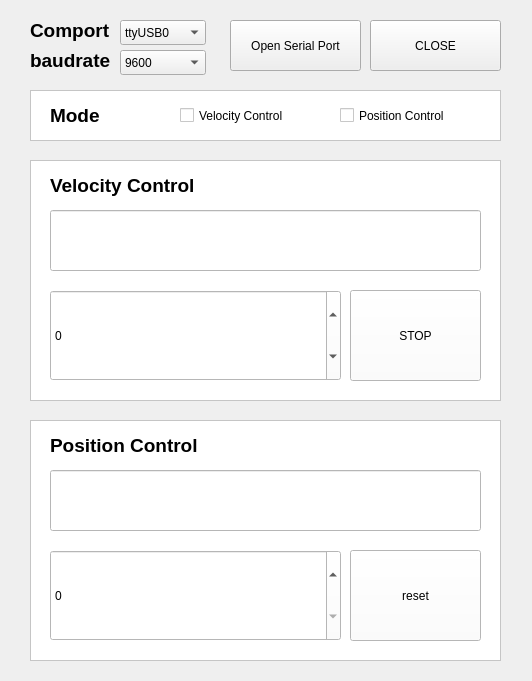
<?xml version="1.0" encoding="UTF-8"?>
<ui version="4.0">
 <class>MainWindow</class>
 <widget class="QMainWindow" name="MainWindow">
  <property name="geometry">
   <rect>
    <x>0</x>
    <y>0</y>
    <width>532</width>
    <height>681</height>
   </rect>
  </property>
  <property name="windowTitle">
   <string>MainWindow</string>
  </property>
  <widget class="QWidget" name="centralwidget">
   <widget class="QPushButton" name="STOP_BUTTON">
    <property name="geometry">
     <rect>
      <x>370</x>
      <y>20</y>
      <width>131</width>
      <height>51</height>
     </rect>
    </property>
    <property name="text">
     <string>CLOSE</string>
    </property>
   </widget>
   <widget class="QLabel" name="Port_label">
    <property name="geometry">
     <rect>
      <x>30</x>
      <y>20</y>
      <width>81</width>
      <height>21</height>
     </rect>
    </property>
    <property name="font">
     <font>
      <pointsize>14</pointsize>
      <weight>75</weight>
      <bold>true</bold>
     </font>
    </property>
    <property name="text">
     <string>Comport</string>
    </property>
   </widget>
   <widget class="QPushButton" name="OPEN_BUTTON">
    <property name="geometry">
     <rect>
      <x>230</x>
      <y>20</y>
      <width>131</width>
      <height>51</height>
     </rect>
    </property>
    <property name="text">
     <string>Open Serial Port</string>
    </property>
   </widget>
   <widget class="QComboBox" name="PORT_COMBOBOX">
    <property name="geometry">
     <rect>
      <x>120</x>
      <y>20</y>
      <width>86</width>
      <height>25</height>
     </rect>
    </property>
    <item>
     <property name="text">
      <string>ttyUSB0</string>
     </property>
    </item>
    <item>
     <property name="text">
      <string>ttyUSB1</string>
     </property>
    </item>
   </widget>
   <widget class="QLabel" name="Baud_lable">
    <property name="geometry">
     <rect>
      <x>30</x>
      <y>50</y>
      <width>91</width>
      <height>21</height>
     </rect>
    </property>
    <property name="font">
     <font>
      <pointsize>14</pointsize>
      <weight>75</weight>
      <bold>true</bold>
     </font>
    </property>
    <property name="text">
     <string>baudrate</string>
    </property>
   </widget>
   <widget class="QComboBox" name="BAUD_COMBOBOX">
    <property name="geometry">
     <rect>
      <x>120</x>
      <y>50</y>
      <width>86</width>
      <height>25</height>
     </rect>
    </property>
    <item>
     <property name="text">
      <string>9600</string>
     </property>
    </item>
    <item>
     <property name="text">
      <string>115200</string>
     </property>
    </item>
   </widget>
   <widget class="QFrame" name="Mode_frame">
    <property name="geometry">
     <rect>
      <x>30</x>
      <y>90</y>
      <width>471</width>
      <height>51</height>
     </rect>
    </property>
    <property name="styleSheet">
     <string notr="true">background-color: rgb(255,255,255);</string>
    </property>
    <property name="frameShape">
     <enum>QFrame::StyledPanel</enum>
    </property>
    <property name="frameShadow">
     <enum>QFrame::Raised</enum>
    </property>
    <widget class="QLabel" name="Mode_label">
     <property name="geometry">
      <rect>
       <x>20</x>
       <y>10</y>
       <width>91</width>
       <height>31</height>
      </rect>
     </property>
     <property name="font">
      <font>
       <pointsize>14</pointsize>
       <weight>75</weight>
       <bold>true</bold>
      </font>
     </property>
     <property name="text">
      <string>&lt;html&gt;&lt;head/&gt;&lt;body&gt;&lt;p&gt;&lt;span style=&quot; color:#000000;&quot;&gt;Mode&lt;/span&gt;&lt;/p&gt;&lt;/body&gt;&lt;/html&gt;</string>
     </property>
    </widget>
    <widget class="QCheckBox" name="ModeV_check">
     <property name="geometry">
      <rect>
       <x>150</x>
       <y>10</y>
       <width>141</width>
       <height>31</height>
      </rect>
     </property>
     <property name="text">
      <string>Velocity Control</string>
     </property>
    </widget>
    <widget class="QCheckBox" name="ModeP_check">
     <property name="geometry">
      <rect>
       <x>310</x>
       <y>10</y>
       <width>151</width>
       <height>31</height>
      </rect>
     </property>
     <property name="text">
      <string>Position Control</string>
     </property>
    </widget>
   </widget>
   <widget class="QFrame" name="Velocity_frame">
    <property name="geometry">
     <rect>
      <x>30</x>
      <y>160</y>
      <width>471</width>
      <height>241</height>
     </rect>
    </property>
    <property name="styleSheet">
     <string notr="true">background-color: rgb(255,255,255);</string>
    </property>
    <property name="frameShape">
     <enum>QFrame::StyledPanel</enum>
    </property>
    <property name="frameShadow">
     <enum>QFrame::Raised</enum>
    </property>
    <widget class="QLabel" name="Velocity_label">
     <property name="geometry">
      <rect>
       <x>20</x>
       <y>10</y>
       <width>151</width>
       <height>31</height>
      </rect>
     </property>
     <property name="font">
      <font>
       <pointsize>14</pointsize>
       <weight>75</weight>
       <bold>true</bold>
      </font>
     </property>
     <property name="text">
      <string>&lt;html&gt;&lt;head/&gt;&lt;body&gt;&lt;p&gt;&lt;span style=&quot; color:#000000;&quot;&gt;Velocity Control&lt;/span&gt;&lt;/p&gt;&lt;/body&gt;&lt;/html&gt;</string>
     </property>
    </widget>
    <widget class="QSpinBox" name="Velocity_SpinBox">
     <property name="geometry">
      <rect>
       <x>20</x>
       <y>130</y>
       <width>291</width>
       <height>91</height>
      </rect>
     </property>
     <property name="styleSheet">
      <string notr="true">font: 57 49pt &quot;Ubuntu&quot;;</string>
     </property>
     <property name="minimum">
      <number>-1000</number>
     </property>
     <property name="maximum">
      <number>1000</number>
     </property>
     <property name="singleStep">
      <number>10</number>
     </property>
    </widget>
    <widget class="QPushButton" name="Velocity_stop">
     <property name="geometry">
      <rect>
       <x>320</x>
       <y>130</y>
       <width>131</width>
       <height>91</height>
      </rect>
     </property>
     <property name="text">
      <string>STOP</string>
     </property>
    </widget>
    <widget class="QLineEdit" name="Velocity_LineEdit">
     <property name="geometry">
      <rect>
       <x>20</x>
       <y>50</y>
       <width>431</width>
       <height>61</height>
      </rect>
     </property>
     <property name="styleSheet">
      <string notr="true">font: 57 49pt &quot;Ubuntu&quot;;</string>
     </property>
    </widget>
   </widget>
   <widget class="QFrame" name="Position_frame">
    <property name="geometry">
     <rect>
      <x>30</x>
      <y>420</y>
      <width>471</width>
      <height>241</height>
     </rect>
    </property>
    <property name="styleSheet">
     <string notr="true">background-color: rgb(255,255,255);</string>
    </property>
    <property name="frameShape">
     <enum>QFrame::StyledPanel</enum>
    </property>
    <property name="frameShadow">
     <enum>QFrame::Raised</enum>
    </property>
    <widget class="QLabel" name="Position_label">
     <property name="geometry">
      <rect>
       <x>20</x>
       <y>10</y>
       <width>151</width>
       <height>31</height>
      </rect>
     </property>
     <property name="font">
      <font>
       <pointsize>14</pointsize>
       <weight>75</weight>
       <bold>true</bold>
      </font>
     </property>
     <property name="text">
      <string>&lt;html&gt;&lt;head/&gt;&lt;body&gt;&lt;p&gt;&lt;span style=&quot; color:#000000;&quot;&gt;Position Control&lt;/span&gt;&lt;/p&gt;&lt;/body&gt;&lt;/html&gt;</string>
     </property>
    </widget>
    <widget class="QSpinBox" name="Position_SpinBox">
     <property name="geometry">
      <rect>
       <x>20</x>
       <y>130</y>
       <width>291</width>
       <height>91</height>
      </rect>
     </property>
     <property name="styleSheet">
      <string notr="true">font: 57 49pt &quot;Ubuntu&quot;;</string>
     </property>
     <property name="minimum">
      <number>0</number>
     </property>
     <property name="maximum">
      <number>100000</number>
     </property>
     <property name="singleStep">
      <number>1000</number>
     </property>
    </widget>
    <widget class="QPushButton" name="Position_reset">
     <property name="geometry">
      <rect>
       <x>320</x>
       <y>130</y>
       <width>131</width>
       <height>91</height>
      </rect>
     </property>
     <property name="text">
      <string>reset</string>
     </property>
    </widget>
    <widget class="QLineEdit" name="Position_LineEdit">
     <property name="geometry">
      <rect>
       <x>20</x>
       <y>50</y>
       <width>431</width>
       <height>61</height>
      </rect>
     </property>
     <property name="styleSheet">
      <string notr="true">font: 57 49pt &quot;Ubuntu&quot;;</string>
     </property>
    </widget>
   </widget>
  </widget>
 </widget>
 <resources/>
 <connections/>
</ui>
